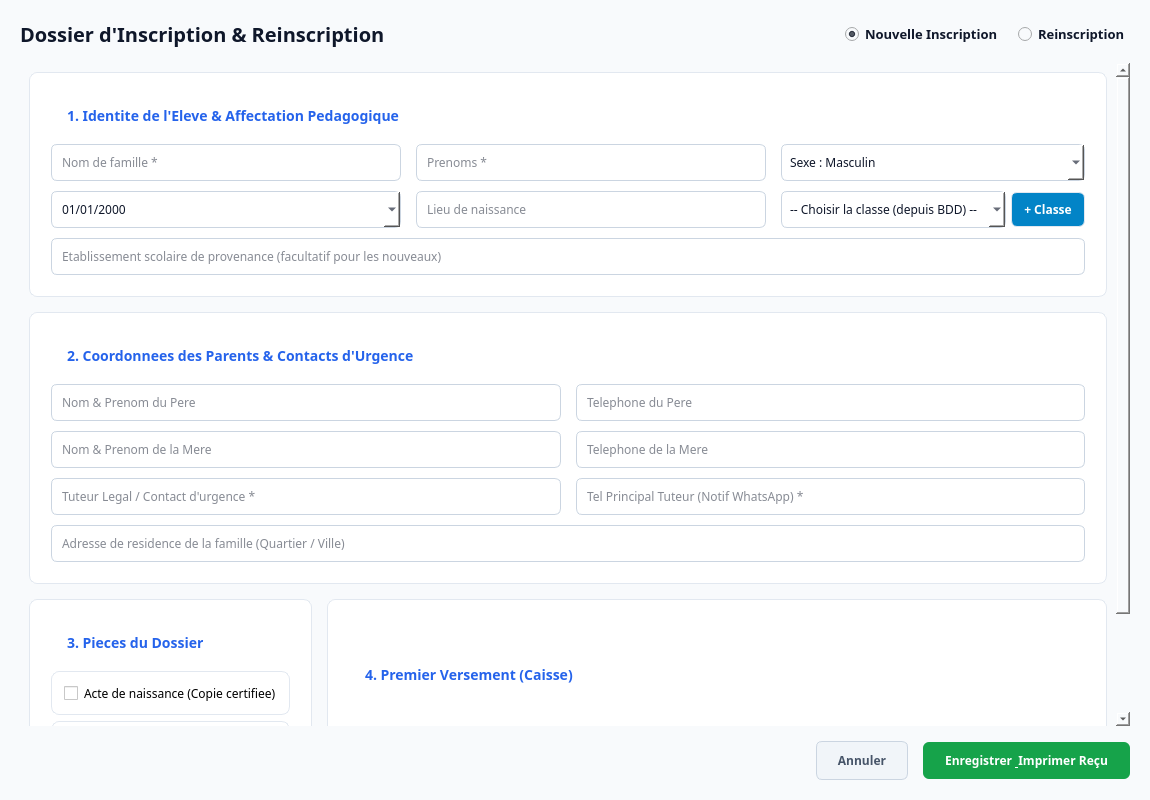
<?xml version="1.0" encoding="UTF-8"?>
<ui version="4.0">
 <class>FormInscriptionEleve</class>
 <widget class="QWidget" name="FormInscriptionEleve">
  <property name="geometry">
   <rect>
    <x>0</x>
    <y>0</y>
    <width>1150</width>
    <height>800</height>
   </rect>
  </property>
  <property name="windowTitle">
   <string>Dossier d'Inscription Complet</string>
  </property>
  <property name="styleSheet">
   <string>background-color: #f8fafc; font-family: sans-serif;</string>
  </property>
  <layout class="QVBoxLayout" name="verticalLayout_Main">
   <property name="spacing">
    <number>15</number>
   </property>
   <property name="leftMargin">
    <number>20</number>
   </property>
   <property name="topMargin">
    <number>20</number>
   </property>
   <property name="rightMargin">
    <number>20</number>
   </property>
   <property name="bottomMargin">
    <number>20</number>
   </property>
   <item>
    <!-- EN-TETE : TYPE D'OPERATION -->
    <layout class="QHBoxLayout" name="horizontalLayout_Header">
     <item>
      <widget class="QLabel" name="lbl_title">
       <property name="styleSheet">
        <string>font-size: 20px; font-weight: bold; color: #0f172a;</string>
       </property>
       <property name="text">
        <string>Dossier d'Inscription &amp; Reinscription</string>
       </property>
      </widget>
     </item>
     <item>
      <spacer name="horizontalSpacer_Header">
       <property name="orientation">
        <enum>Qt::Horizontal</enum>
       </property>
       <property name="sizeHint" stdset="0">
        <size>
         <width>40</width>
         <height>20</height>
        </size>
       </property>
      </spacer>
     </item>
     <item>
      <widget class="QRadioButton" name="radio_new">
       <property name="styleSheet">
        <string>font-weight: bold; color: #0f172a; font-size: 13px;</string>
       </property>
       <property name="text">
        <string>Nouvelle Inscription</string>
       </property>
       <property name="checked">
        <bool>true</bool>
       </property>
      </widget>
     </item>
     <item>
      <widget class="QRadioButton" name="radio_reins">
       <property name="styleSheet">
        <string>font-weight: bold; color: #0f172a; font-size: 13px;</string>
       </property>
       <property name="text">
        <string>Reinscription</string>
       </property>
      </widget>
     </item>
    </layout>
   </item>
   <item>
    <!-- ZONE FORMULAIRE SCROLLABLE -->
    <widget class="QScrollArea" name="scrollArea">
     <property name="styleSheet">
      <string>border: none; background: transparent;</string>
     </property>
     <property name="widgetResizable">
      <bool>true</bool>
     </property>
     <widget class="QWidget" name="scrollContent">
      <property name="geometry">
       <rect>
        <x>0</x>
        <y>0</y>
        <width>1090</width>
        <height>680</height>
       </rect>
      </property>
      <layout class="QVBoxLayout" name="verticalLayout_Scroll">
       <property name="spacing">
        <number>15</number>
       </property>

       <!-- SECTION 1 : IDENTITE ELEVE & AFFECTATION -->
       <item>
        <widget class="QFrame" name="card_eleve">
         <property name="styleSheet">
          <string>background-color: #ffffff; border: 1px solid #e2e8f0; border-radius: 8px; padding: 12px;</string>
         </property>
         <layout class="QVBoxLayout" name="verticalLayout_Card1">
          <item>
           <widget class="QLabel" name="lbl_sec1">
            <property name="styleSheet">
             <string>font-size: 14px; font-weight: bold; color: #2563eb; border: none;</string>
            </property>
            <property name="text">
             <string>1. Identite de l'Eleve &amp; Affectation Pedagogique</string>
            </property>
           </widget>
          </item>
          <item>
           <layout class="QGridLayout" name="gridLayout_Eleve">
            <property name="horizontalSpacing">
             <number>15</number>
            </property>
            <property name="verticalSpacing">
             <number>10</number>
            </property>
            <item row="0" column="0">
             <widget class="QLineEdit" name="input_nom">
              <property name="styleSheet">
               <string>border: 1px solid #cbd5e1; border-radius: 6px; padding: 8px; background-color: #ffffff; color: #0f172a;</string>
              </property>
              <property name="placeholderText">
               <string>Nom de famille *</string>
              </property>
             </widget>
            </item>
            <item row="0" column="1">
             <widget class="QLineEdit" name="input_prenom">
              <property name="styleSheet">
               <string>border: 1px solid #cbd5e1; border-radius: 6px; padding: 8px; background-color: #ffffff; color: #0f172a;</string>
              </property>
              <property name="placeholderText">
               <string>Prenoms *</string>
              </property>
             </widget>
            </item>
            <item row="0" column="2">
             <widget class="QComboBox" name="combo_sexe">
              <property name="styleSheet">
               <string>border: 1px solid #cbd5e1; border-radius: 6px; padding: 8px; background-color: #ffffff; color: #0f172a;</string>
              </property>
              <item>
               <property name="text">
                <string>Sexe : Masculin</string>
               </property>
              </item>
              <item>
               <property name="text">
                <string>Sexe : Feminin</string>
               </property>
              </item>
             </widget>
            </item>
            <item row="1" column="0">
             <widget class="QDateEdit" name="date_naissance">
              <property name="styleSheet">
               <string>border: 1px solid #cbd5e1; border-radius: 6px; padding: 8px; background-color: #ffffff; color: #0f172a;</string>
              </property>
              <property name="displayFormat">
               <string>dd/MM/yyyy</string>
              </property>
              <property name="calendarPopup">
               <bool>true</bool>
              </property>
             </widget>
            </item>
            <item row="1" column="1">
             <widget class="QLineEdit" name="input_lieu_naiss">
              <property name="styleSheet">
               <string>border: 1px solid #cbd5e1; border-radius: 6px; padding: 8px; background-color: #ffffff; color: #0f172a;</string>
              </property>
              <property name="placeholderText">
               <string>Lieu de naissance</string>
              </property>
             </widget>
            </item>
            <item row="1" column="2">
             <!-- BLOC SELECTION / AJOUT DE CLASSE -->
             <layout class="QHBoxLayout" name="horizontalLayout_Classe">
              <property name="spacing">
               <number>5</number>
              </property>
              <item>
               <widget class="QComboBox" name="combo_classe">
                <property name="styleSheet">
                 <string>border: 1px solid #cbd5e1; border-radius: 6px; padding: 8px; background-color: #ffffff; color: #0f172a;</string>
                </property>
                <item>
                 <property name="text">
                  <string>-- Choisir la classe (depuis BDD) --</string>
                 </property>
                </item>
               </widget>
              </item>
              <item>
               <widget class="QPushButton" name="btn_add_classe">
                <property name="toolTip">
                 <string>Ajouter une nouvelle classe manuellement</string>
                </property>
                <property name="styleSheet">
                 <string>background-color: #0284c7; color: white; font-weight: bold; border-radius: 6px; padding: 8px 12px;</string>
                </property>
                <property name="text">
                 <string>+ Classe</string>
                </property>
               </widget>
              </item>
             </layout>
            </item>
            <item row="2" column="0" colspan="3">
             <widget class="QLineEdit" name="input_ecole_provenance">
              <property name="styleSheet">
               <string>border: 1px solid #cbd5e1; border-radius: 6px; padding: 8px; background-color: #ffffff; color: #0f172a;</string>
              </property>
              <property name="placeholderText">
               <string>Etablissement scolaire de provenance (facultatif pour les nouveaux)</string>
              </property>
             </widget>
            </item>
           </layout>
          </item>
         </layout>
        </widget>
       </item>

       <!-- SECTION 2 : PARENTS ET NUMEROS DE TELEPHONE -->
       <item>
        <widget class="QFrame" name="card_parents">
         <property name="styleSheet">
          <string>background-color: #ffffff; border: 1px solid #e2e8f0; border-radius: 8px; padding: 12px;</string>
         </property>
         <layout class="QVBoxLayout" name="verticalLayout_Card2">
          <item>
           <widget class="QLabel" name="lbl_sec2">
            <property name="styleSheet">
             <string>font-size: 14px; font-weight: bold; color: #2563eb; border: none;</string>
            </property>
            <property name="text">
             <string>2. Coordonnees des Parents &amp; Contacts d'Urgence</string>
            </property>
           </widget>
          </item>
          <item>
           <layout class="QGridLayout" name="gridLayout_Parents">
            <property name="horizontalSpacing">
             <number>15</number>
            </property>
            <property name="verticalSpacing">
             <number>10</number>
            </property>
            <!-- PERE -->
            <item row="0" column="0">
             <widget class="QLineEdit" name="input_pere_nom">
              <property name="styleSheet">
               <string>border: 1px solid #cbd5e1; border-radius: 6px; padding: 8px; background-color: #ffffff; color: #0f172a;</string>
              </property>
              <property name="placeholderText">
               <string>Nom &amp; Prenom du Pere</string>
              </property>
             </widget>
            </item>
            <item row="0" column="1">
             <widget class="QLineEdit" name="input_pere_tel">
              <property name="styleSheet">
               <string>border: 1px solid #cbd5e1; border-radius: 6px; padding: 8px; background-color: #ffffff; color: #0f172a;</string>
              </property>
              <property name="placeholderText">
               <string>Telephone du Pere</string>
              </property>
             </widget>
            </item>
            <!-- MERE -->
            <item row="1" column="0">
             <widget class="QLineEdit" name="input_mere_nom">
              <property name="styleSheet">
               <string>border: 1px solid #cbd5e1; border-radius: 6px; padding: 8px; background-color: #ffffff; color: #0f172a;</string>
              </property>
              <property name="placeholderText">
               <string>Nom &amp; Prenom de la Mere</string>
              </property>
             </widget>
            </item>
            <item row="1" column="1">
             <widget class="QLineEdit" name="input_mere_tel">
              <property name="styleSheet">
               <string>border: 1px solid #cbd5e1; border-radius: 6px; padding: 8px; background-color: #ffffff; color: #0f172a;</string>
              </property>
              <property name="placeholderText">
               <string>Telephone de la Mere</string>
              </property>
             </widget>
            </item>
            <!-- TUTEUR RESPONSABLE (WHATSAPP / ADRESSE) -->
            <item row="2" column="0">
             <widget class="QLineEdit" name="input_tuteur_nom">
              <property name="styleSheet">
               <string>border: 1px solid #cbd5e1; border-radius: 6px; padding: 8px; background-color: #ffffff; color: #0f172a;</string>
              </property>
              <property name="placeholderText">
               <string>Tuteur Legal / Contact d'urgence *</string>
              </property>
             </widget>
            </item>
            <item row="2" column="1">
             <widget class="QLineEdit" name="input_tuteur_tel">
              <property name="styleSheet">
               <string>border: 1px solid #cbd5e1; border-radius: 6px; padding: 8px; background-color: #ffffff; color: #0f172a;</string>
              </property>
              <property name="placeholderText">
               <string>Tel Principal Tuteur (Notif WhatsApp) *</string>
              </property>
             </widget>
            </item>
            <item row="3" column="0" colspan="2">
             <widget class="QLineEdit" name="input_adresse_famille">
              <property name="styleSheet">
               <string>border: 1px solid #cbd5e1; border-radius: 6px; padding: 8px; background-color: #ffffff; color: #0f172a;</string>
              </property>
              <property name="placeholderText">
               <string>Adresse de residence de la famille (Quartier / Ville)</string>
              </property>
             </widget>
            </item>
           </layout>
          </item>
         </layout>
        </widget>
       </item>

       <!-- SECTION 3 : PIECES & FRAIS DE SCOLARITE -->
       <item>
        <layout class="QHBoxLayout" name="horizontalLayout_BottomCards">
         <property name="spacing">
          <number>15</number>
         </property>
         <!-- CHECKLIST PIECES -->
         <item>
          <widget class="QFrame" name="card_pieces">
           <property name="styleSheet">
            <string>background-color: #ffffff; border: 1px solid #e2e8f0; border-radius: 8px; padding: 12px;</string>
           </property>
           <layout class="QVBoxLayout" name="verticalLayout_Pieces">
            <item>
             <widget class="QLabel" name="lbl_sec3">
              <property name="styleSheet">
               <string>font-size: 14px; font-weight: bold; color: #2563eb; border: none;</string>
              </property>
              <property name="text">
               <string>3. Pieces du Dossier</string>
              </property>
             </widget>
            </item>
            <item>
             <widget class="QCheckBox" name="check_acte">
              <property name="text">
               <string>Acte de naissance (Copie certifiee)</string>
              </property>
             </widget>
            </item>
            <item>
             <widget class="QCheckBox" name="check_photos">
              <property name="text">
               <string>2 Photos d'identite recentes</string>
              </property>
             </widget>
            </item>
            <item>
             <widget class="QCheckBox" name="check_bulletin">
              <property name="text">
               <string>Dernier bulletin de notes</string>
              </property>
             </widget>
            </item>
           </layout>
          </widget>
         </item>
         <!-- REGLEMENT DE CAISSE INITIAL -->
         <item>
          <widget class="QFrame" name="card_caisse">
           <property name="styleSheet">
            <string>background-color: #ffffff; border: 1px solid #e2e8f0; border-radius: 8px; padding: 12px;</string>
           </property>
           <layout class="QVBoxLayout" name="verticalLayout_Caisse">
            <item>
             <widget class="QLabel" name="lbl_sec4">
              <property name="styleSheet">
               <string>font-size: 14px; font-weight: bold; color: #2563eb; border: none;</string>
              </property>
              <property name="text">
               <string>4. Premier Versement (Caisse)</string>
              </property>
             </widget>
            </item>
            <item>
             <widget class="QLineEdit" name="input_montant_verse">
              <property name="styleSheet">
               <string>border: 1px solid #cbd5e1; border-radius: 6px; padding: 8px; background-color: #ffffff; color: #0f172a;</string>
              </property>
              <property name="placeholderText">
               <string>Montant verse (Droits / Acompte)</string>
              </property>
             </widget>
            </item>
            <item>
             <widget class="QComboBox" name="combo_mode_reglement">
              <property name="styleSheet">
               <string>border: 1px solid #cbd5e1; border-radius: 6px; padding: 8px; background-color: #ffffff; color: #0f172a;</string>
              </property>
              <item>
               <property name="text">
                <string>Mode : Especes</string>
               </property>
              </item>
              <item>
               <property name="text">
                <string>Mode : Mobile Money (MTN / Moov)</string>
               </property>
              </item>
              <item>
               <property name="text">
                <string>Mode : Cheque / Virement</string>
               </property>
              </item>
             </widget>
            </item>
           </layout>
          </widget>
         </item>
        </layout>
       </item>

      </layout>
     </widget>
    </widget>
   </item>

   <!-- BOUTONS D'ACTION (PIED DE PAGE) -->
   <item>
    <layout class="QHBoxLayout" name="horizontalLayout_Actions">
     <item>
      <spacer name="horizontalSpacer_Actions">
       <property name="orientation">
        <enum>Qt::Horizontal</enum>
       </property>
       <property name="sizeHint" stdset="0">
        <size>
         <width>40</width>
         <height>20</height>
        </size>
       </property>
      </spacer>
     </item>
     <item>
      <widget class="QPushButton" name="btn_cancel">
       <property name="styleSheet">
        <string>background-color: #f1f5f9; color: #475569; border: 1px solid #cbd5e1; border-radius: 6px; padding: 10px 20px; font-weight: bold;</string>
       </property>
       <property name="text">
        <string>Annuler</string>
       </property>
      </widget>
     </item>
     <item>
      <widget class="QPushButton" name="btn_save">
       <property name="styleSheet">
        <string>background-color: #16a34a; color: #ffffff; border-radius: 6px; padding: 10px 22px; font-weight: bold;</string>
       </property>
       <property name="text">
        <string>Enregistrer &amp; Imprimer Reçu</string>
       </property>
      </widget>
     </item>
    </layout>
   </item>
  </layout>
 </widget>
 <resources/>
 <connections/>
</ui>
